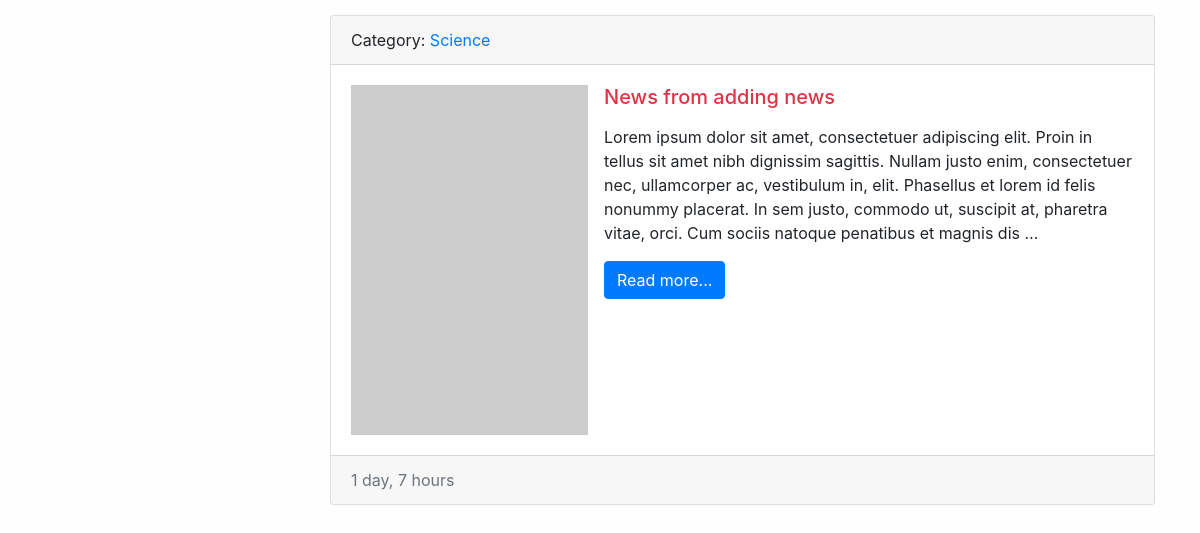
Before: / (lower part) with the older database file.
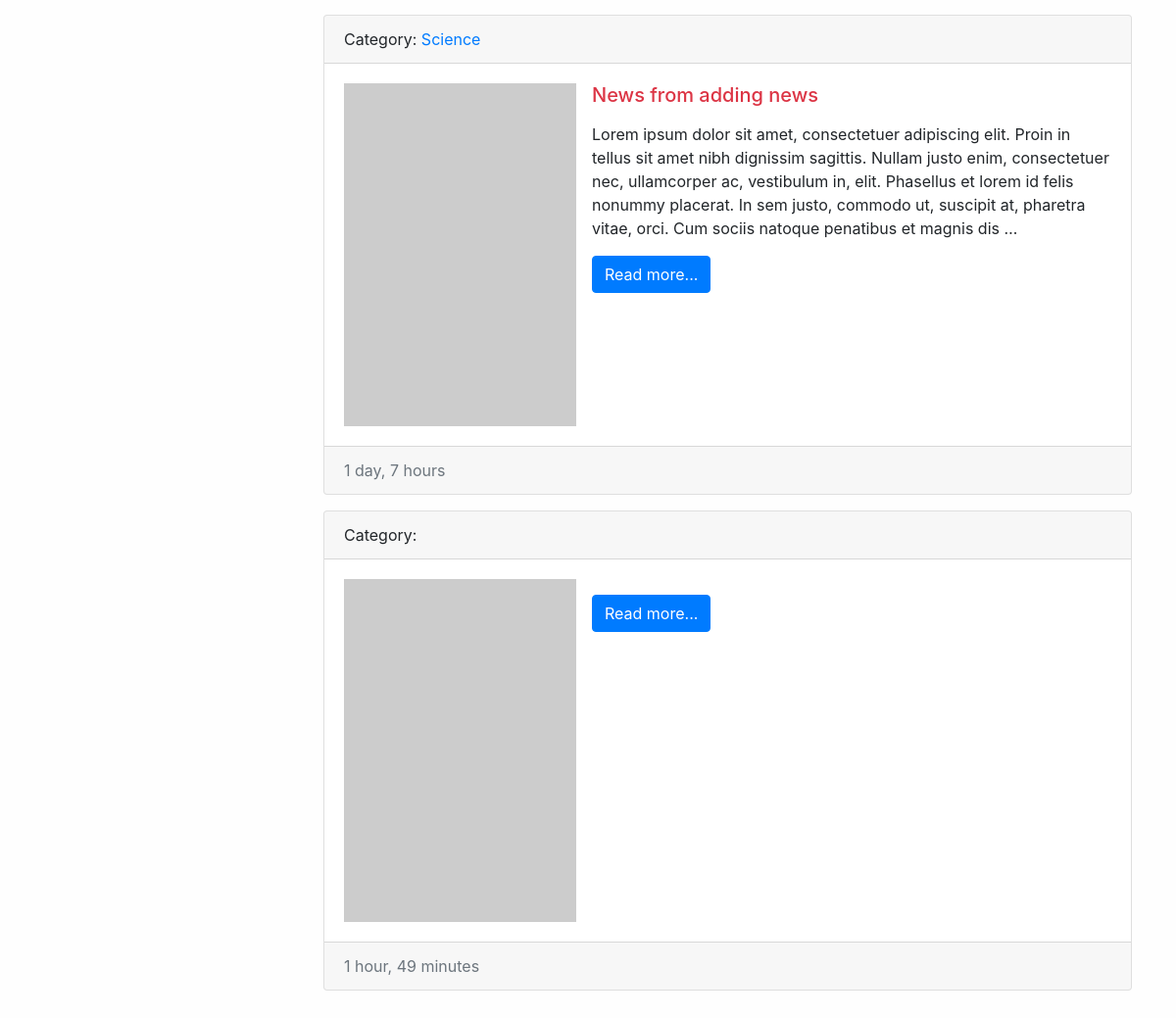
After: the same page with the newer database file.
### news/models.py (models this page shows, shortened)
class News(models.Model):
    title = models.CharField(max_length=150)
    content = models.TextField(blank=True)
    created_at = models.DateTimeField(auto_now_add=True)
    updated_at = models.DateTimeField(auto_now=True)
    photo = models.ImageField(upload_to='photos/%Y/%m/%d/', blank=True)
    is_published = models.BooleanField(default=True)
    category = models.ForeignKey('Category', on_delete=models.PROTECT, null=True,)
    class Meta:
        verbose_name = 'New'
        ordering = ['created_at']

class Category(models.Model):
    title = models.CharField(max_length=150, db_index=True)
    class Meta:
        verbose_name = 'Category'
        verbose_name_plural = "Categories"
        ordering = ['title']

### news/views.py (the view)
# urls.py: path('', index, name='home'),
def index(request):
    news = News.objects.all()
    context = {
        'news': news,
        'title': 'News list',
    }
    return render(request, template_name='news/index.html', context=context)

### news/templatetags/news_tags.py (called while the page is built)
@register.simple_tag(name='get_list_categories')
def get_categories():
    return Category.objects.all()

### news/templates/news/index.html (shortened to what this page needs)
{% extends 'base.html' %}
{% block sidebar %}
{% include 'inc/_sidebar.html' %}
{% endblock %}
{% block content %}
    {% for item in news %}
    <div class="card mb-3">
        <div class="card-header">
            Category:<a href="{% url 'category' item.category.pk %}"> {{ item.category.title }}</a>
        </div>
        <div class="card-body">
            <div class="media">
                {% if item.photo %}
                <img src="{{ item.photo.url }}" alt="" width="350" class="mr-3">
                {% else %}
                <img src="https://picsum.photos/id/237/350/235" class="mr-3">
                {% endif %}
                <div class="media-body">
                    <h5 class="card-title {% cycle 'text-danger' 'text-success' %}">{{ item.title }}</h5>
                    <p class="card-text">{{ item.content|safe|linebreaks|truncatewords:50 }}</p>
                    <a href="#" class="btn btn-primary">Read more...</a>
                </div>
            </div>
        </div>
        <div class="card-footer text-muted">
            {{ item.created_at|timesince }}
        </div>
    </div>
    {% endfor %}
{% endblock %}

### templates/base.html (shortened to what this page needs)
<!doctype html>
{% load static %}
<html lang="en">
<head>
    <link rel="stylesheet" href="{% static 'bootstrap/css/bootstrap.min.css' %}">
    <link rel="stylesheet" href="{% static 'css/style.css' %}">
</head>
<body>
<div class="container mb-3">
    <div class="row">
        <div class="col-md-3">
            {% block sidebar %} SIDEBAR {% endblock %}
        </div>
        <div class="col-md-9">
            {% block content %} CONTENT  {% endblock %}
        </div>
    </div>
</div>
</body>
</html>

### templates/inc/_sidebar.html (shortened to what this page needs)
{% load news_tags %}
<br>

### mysite/static/css/style.css (style rules this page uses)
body { background-color: #fefefe; }

Changed rows visible on the page:
added News: created_at "1 hour, 49 minutes"
